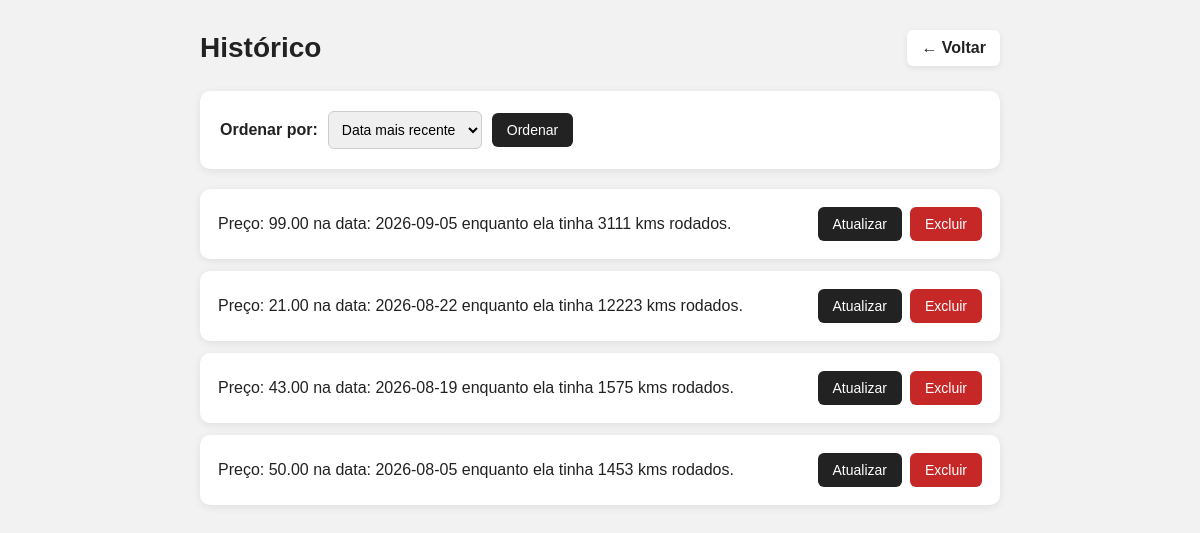
Page /moto/history/oil on the earlier database version.
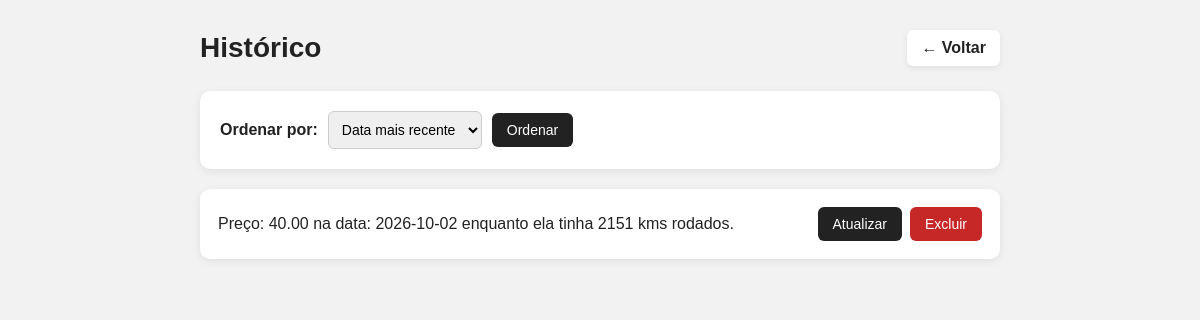
Same page on the later database version.
### moto/models.py (models this page shows, shortened)
class Oleo(models.Model):
    price = models.DecimalField(max_digits=10, decimal_places=2)
    date = models.DateField()
    kms = models.IntegerField()
    moto = models.ForeignKey(Moto, on_delete=models.CASCADE, related_name="oleos")
    def __str__(self):
        return f"Preço: {self.price} na data: {self.date} enquanto ela tinha {self.kms} kms rodados."

### moto/views.py (the view)
# urls.py: path("history/<str:type>", views.history, name="history"),
def history(request, type):
    bike = Moto.objects.first()
    data = None
    data = {
        "oil": bike.oleos,
        "chain": bike.correntes,
        "washed": bike.lavagens
    }.get(type)
    if data is None:
        raise Http404("Historico não encontrado!")
    form = {
        "oil": OleoForm,
        "chain": ChainForm,
        "washed": WashedForm
    }.get(type)
    allowed_orders = {
        "date_desc": "-date",
        "date_asc": "date",
        "price_desc": "-price",
        "price_asc": "price"
    }
    orders = {
        "oil": [
            ("date_desc", "Data mais recente"),
            ("date_asc", "Data mais antiga"),
            ("price_desc", "Maior preço"),
            ("price_asc", "Menor preço")
        ],
        "chain": [
            ("date_desc", "Data mais recente"),
            ("date_asc", "Data mais antiga")
        ],
        "washed": [
            ("date_desc", "Data mais recente"),
            ("date_asc", "Data mais antiga")
        ]
    }.get(type)
    selected_order = request.GET.get("order", "date_desc")
    if selected_order not in allowed_orders:
        selected_order = "date_desc"
    order = allowed_orders[selected_order]
    data = data.order_by(order)
    context = {"data": data, "orders": orders, "form": form, "type": type, "moto_id": bike.id}
    return render(request, "moto/history.html", context)

### moto/templates/moto/history.html (shortened to what this page needs)
{% load static %}
<head>
    <link rel="stylesheet" href="{% static 'moto/css/history.css' %}">
</head>
<body>
<div class="container">
    <div class="page-header">
        <h1>Histórico</h1>
        <a href="{% url 'moto:index' moto_id %}" class="back-link">
            ← Voltar
        </a>
    </div>
    <form action="" class="order-form">
        <label for="order">Ordenar por:</label>
        <select name="order" id="order">
            {% for value, label in orders %}
                <option value="{{ value }}">{{ label }}</option>
            {% endfor %}
        </select>
        <button type="submit">Ordenar</button>
    </form>
    <div class="history-list">
        {% for i in data %}
            <div class="history-card">
                <div class="history-info">
                    <p>{{ i }}</p>
                </div>
                <div class="actions">
                    <button class="update" type="button" data-id="{{ i.id }}">
                        Atualizar
                    </button>
                    <form method="post"
                          action="{% url 'moto:delete' type=type id=i.id %}">
                        <button type="submit" class="delete">
                            Excluir
                        </button>
                    </form>
                </div>
            </div>
        {% empty %}
            <div class="empty">
                <p>Nenhum registro encontrado.</p>
            </div>
        {% endfor %}
    </div>
</div>
</body>

### moto/static/moto/css/history.css (style rules this page uses)
* { margin: 0; padding: 0; box-sizing: border-box; }
body { font-family: Arial, sans-serif; background-color: #f2f2f2; color: #222; padding: 30px; }
.container { max-width: 800px; margin: 0 auto; }
.page-header { display: flex; justify-content: space-between; align-items: center; margin-bottom: 25px; }
.page-header h1 { font-size: 28px; }
.back-link { color: #222; text-decoration: none; font-weight: bold; padding: 9px 14px; border-radius: 6px; background-color: white; box-shadow: 0 2px 6px rgba(0, 0, 0, 0.08); transition: 0.2s; }
.order-form { background-color: white; padding: 20px; border-radius: 10px; box-shadow: 0 2px 8px rgba(0, 0, 0, 0.08); display: flex; align-items: center; gap: 10px; margin-bottom: 20px; }
.order-form label { font-weight: bold; }
.order-form select { padding: 9px; border: 1px solid #ccc; border-radius: 6px; font-size: 14px; }
button { border: none; border-radius: 6px; padding: 9px 15px; cursor: pointer; font-size: 14px; }
.order-form button { background-color: #222; color: white; }
.history-list { display: flex; flex-direction: column; gap: 12px; }
.history-card { background-color: white; padding: 18px; border-radius: 10px; box-shadow: 0 2px 8px rgba(0, 0, 0, 0.08); display: flex; justify-content: space-between; align-items: center; gap: 20px; }
.history-info p { line-height: 1.5; }
.actions { display: flex; align-items: center; gap: 8px; }
.actions form { margin: 0; }
.update { background-color: #222; color: white; }
.delete { background-color: #c62828; color: white; }

Differences in the rows shown:
removed Oleo: price+date+kms "Preço: 99.00 na data: 2026-09-05 enquanto ela tinha 3111 kms rodados."
removed Oleo: price+date+kms "Preço: 21.00 na data: 2026-08-22 enquanto ela tinha 12223 kms rodados."
removed Oleo: price+date+kms "Preço: 43.00 na data: 2026-08-19 enquanto ela tinha 1575 kms rodados."
changed Oleo: price+date+kms "Preço: 50.00 na data: 2026-08-05 enquanto ela tinha 1453 kms rodados." → "Preço: 40.00 na data: 2026-10-02 enquanto ela tinha 2151 kms rodados."
